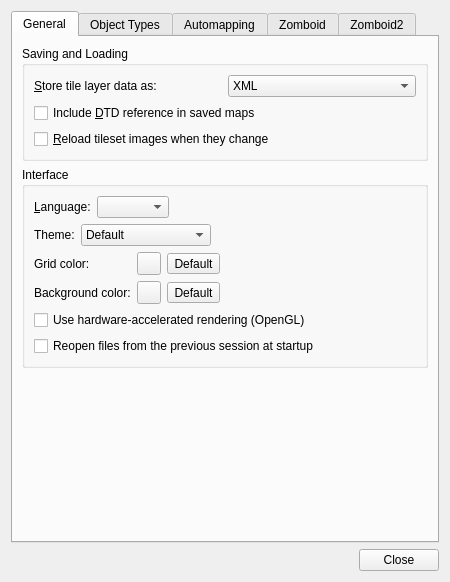
<?xml version="1.0" encoding="UTF-8"?>
<ui version="4.0">
 <class>PreferencesDialog</class>
 <widget class="QDialog" name="PreferencesDialog">
  <property name="geometry">
   <rect>
    <x>0</x>
    <y>0</y>
    <width>462</width>
    <height>491</height>
   </rect>
  </property>
  <property name="windowTitle">
   <string>Preferences</string>
  </property>
  <layout class="QVBoxLayout" name="verticalLayout">
   <property name="sizeConstraint">
    <enum>QLayout::SetFixedSize</enum>
   </property>
   <item>
    <widget class="QTabWidget" name="tabWidget">
     <property name="currentIndex">
      <number>0</number>
     </property>
     <widget class="QWidget" name="tab">
      <attribute name="title">
       <string>General</string>
      </attribute>
      <layout class="QVBoxLayout" name="verticalLayout_2">
       <item>
        <widget class="QGroupBox" name="groupBox">
         <property name="title">
          <string>Saving and Loading</string>
         </property>
         <layout class="QGridLayout" name="gridLayout">
          <item row="0" column="1">
           <widget class="QComboBox" name="layerDataCombo">
            <item>
             <property name="text">
              <string>XML</string>
             </property>
            </item>
            <item>
             <property name="text">
              <string>Base64 (uncompressed)</string>
             </property>
            </item>
            <item>
             <property name="text">
              <string>Base64 (gzip compressed)</string>
             </property>
            </item>
            <item>
             <property name="text">
              <string>Base64 (zlib compressed)</string>
             </property>
            </item>
            <item>
             <property name="text">
              <string>CSV</string>
             </property>
            </item>
           </widget>
          </item>
          <item row="3" column="0" colspan="2">
           <widget class="QCheckBox" name="reloadTilesetImages">
            <property name="text">
             <string>&amp;Reload tileset images when they change</string>
            </property>
           </widget>
          </item>
          <item row="2" column="0" colspan="2">
           <widget class="QCheckBox" name="enableDtd">
            <property name="toolTip">
             <string>Not enabled by default since a reference to an external DTD is known to cause problems with some XML parsers.</string>
            </property>
            <property name="text">
             <string>Include &amp;DTD reference in saved maps</string>
            </property>
           </widget>
          </item>
          <item row="0" column="0">
           <widget class="QLabel" name="label">
            <property name="text">
             <string>&amp;Store tile layer data as:</string>
            </property>
            <property name="buddy">
             <cstring>layerDataCombo</cstring>
            </property>
           </widget>
          </item>
         </layout>
        </widget>
       </item>
       <item>
        <widget class="QGroupBox" name="groupBox_2">
         <property name="title">
          <string>Interface</string>
         </property>
         <layout class="QVBoxLayout" name="verticalLayout_9">
          <property name="sizeConstraint">
           <enum>QLayout::SetDefaultConstraint</enum>
          </property>
          <item>
           <layout class="QHBoxLayout" name="horizontalLayout_3">
            <item>
             <widget class="QLabel" name="label_2">
              <property name="text">
               <string>&amp;Language:</string>
              </property>
              <property name="buddy">
               <cstring>languageCombo</cstring>
              </property>
             </widget>
            </item>
            <item>
             <widget class="QComboBox" name="languageCombo"/>
            </item>
            <item>
             <spacer name="horizontalSpacer_2">
              <property name="orientation">
               <enum>Qt::Horizontal</enum>
              </property>
              <property name="sizeHint" stdset="0">
               <size>
                <width>40</width>
                <height>20</height>
               </size>
              </property>
             </spacer>
            </item>
           </layout>
          </item>
          <item>
           <layout class="QHBoxLayout" name="themeLayout">
            <item>
             <widget class="QLabel" name="themeLabel">
              <property name="text">
               <string>Theme:</string>
              </property>
             </widget>
            </item>
            <item>
             <widget class="QComboBox" name="themeCombo">
              <item>
               <property name="text">
                <string>Default</string>
               </property>
              </item>
              <item>
               <property name="text">
                <string>Breeze (Dark)</string>
               </property>
              </item>
              <item>
               <property name="text">
                <string>QDarkStyle (Dark)</string>
               </property>
              </item>
              <item>
               <property name="text">
                <string>QDarkStyle (Light)</string>
               </property>
              </item>
             </widget>
            </item>
            <item>
             <spacer name="horizontalSpacer_6">
              <property name="orientation">
               <enum>Qt::Horizontal</enum>
              </property>
              <property name="sizeHint" stdset="0">
               <size>
                <width>40</width>
                <height>20</height>
               </size>
              </property>
             </spacer>
            </item>
           </layout>
          </item>
          <item>
           <layout class="QGridLayout" name="gridLayout_2">
            <item row="2" column="2">
             <widget class="QToolButton" name="bgColorReset">
              <property name="text">
               <string>Default</string>
              </property>
             </widget>
            </item>
            <item row="0" column="0">
             <widget class="QLabel" name="label_3">
              <property name="text">
               <string>Grid color:</string>
              </property>
             </widget>
            </item>
            <item row="2" column="1">
             <widget class="Tiled::Internal::ColorButton" name="bgColor"/>
            </item>
            <item row="2" column="0">
             <widget class="QLabel" name="label_5">
              <property name="text">
               <string>Background color:</string>
              </property>
             </widget>
            </item>
            <item row="0" column="1">
             <widget class="Tiled::Internal::ColorButton" name="gridColor"/>
            </item>
            <item row="2" column="3">
             <spacer name="horizontalSpacer_4">
              <property name="orientation">
               <enum>Qt::Horizontal</enum>
              </property>
              <property name="sizeHint" stdset="0">
               <size>
                <width>40</width>
                <height>20</height>
               </size>
              </property>
             </spacer>
            </item>
            <item row="0" column="2">
             <widget class="QToolButton" name="gridColorReset">
              <property name="text">
               <string>Default</string>
              </property>
             </widget>
            </item>
           </layout>
          </item>
          <item>
           <layout class="QHBoxLayout" name="horizontalLayout_5"/>
          </item>
          <item>
           <widget class="QCheckBox" name="openGL">
            <property name="toolTip">
             <string>Draws map tiles on the graphics card when OpenGL 3.3 is available.</string>
            </property>
            <property name="text">
             <string>Use hardware-accelerated rendering (OpenGL)</string>
            </property>
           </widget>
          </item>
          <item>
           <widget class="QCheckBox" name="restoreLastSession">
            <property name="text">
             <string>Reopen files from the previous session at startup</string>
            </property>
            <property name="checked">
             <bool>false</bool>
            </property>
           </widget>
          </item>
         </layout>
        </widget>
       </item>
       <item>
        <spacer name="verticalSpacer">
         <property name="orientation">
          <enum>Qt::Vertical</enum>
         </property>
         <property name="sizeHint" stdset="0">
          <size>
           <width>381</width>
           <height>1</height>
          </size>
         </property>
        </spacer>
       </item>
      </layout>
     </widget>
     <widget class="QWidget" name="tab_2">
      <attribute name="title">
       <string>Object Types</string>
      </attribute>
      <layout class="QVBoxLayout" name="verticalLayout_3">
       <item>
        <widget class="QGroupBox" name="groupBox_3">
         <property name="title">
          <string>Object Types</string>
         </property>
         <layout class="QVBoxLayout" name="verticalLayout_4">
          <item>
           <widget class="QTableView" name="objectTypesTable">
            <property name="selectionBehavior">
             <enum>QAbstractItemView::SelectRows</enum>
            </property>
            <property name="verticalScrollMode">
             <enum>QAbstractItemView::ScrollPerPixel</enum>
            </property>
            <property name="wordWrap">
             <bool>false</bool>
            </property>
            <attribute name="horizontalHeaderHighlightSections">
             <bool>false</bool>
            </attribute>
            <attribute name="verticalHeaderVisible">
             <bool>false</bool>
            </attribute>
            <attribute name="verticalHeaderHighlightSections">
             <bool>false</bool>
            </attribute>
           </widget>
          </item>
          <item>
           <layout class="QHBoxLayout" name="horizontalLayout">
            <item>
             <widget class="QToolButton" name="addObjectTypeButton">
              <property name="toolTip">
               <string>Add Object Type</string>
              </property>
              <property name="text">
               <string>Add</string>
              </property>
              <property name="icon">
               <iconset resource="tiled.qrc">
                <normaloff>:/images/22x22/add.png</normaloff>:/images/22x22/add.png</iconset>
              </property>
              <property name="autoRaise">
               <bool>true</bool>
              </property>
             </widget>
            </item>
            <item>
             <widget class="QToolButton" name="removeObjectTypeButton">
              <property name="enabled">
               <bool>false</bool>
              </property>
              <property name="toolTip">
               <string>Remove Selected Object Types</string>
              </property>
              <property name="text">
               <string>Remove</string>
              </property>
              <property name="icon">
               <iconset resource="tiled.qrc">
                <normaloff>:/images/22x22/remove.png</normaloff>:/images/22x22/remove.png</iconset>
              </property>
              <property name="autoRaise">
               <bool>true</bool>
              </property>
             </widget>
            </item>
            <item>
             <spacer name="horizontalSpacer">
              <property name="orientation">
               <enum>Qt::Horizontal</enum>
              </property>
              <property name="sizeHint" stdset="0">
               <size>
                <width>40</width>
                <height>20</height>
               </size>
              </property>
             </spacer>
            </item>
            <item>
             <widget class="QPushButton" name="importObjectTypesButton">
              <property name="sizePolicy">
               <sizepolicy hsizetype="Minimum" vsizetype="Minimum">
                <horstretch>0</horstretch>
                <verstretch>0</verstretch>
               </sizepolicy>
              </property>
              <property name="text">
               <string>Import...</string>
              </property>
             </widget>
            </item>
            <item>
             <widget class="QPushButton" name="exportObjectTypesButton">
              <property name="sizePolicy">
               <sizepolicy hsizetype="Fixed" vsizetype="Minimum">
                <horstretch>0</horstretch>
                <verstretch>0</verstretch>
               </sizepolicy>
              </property>
              <property name="text">
               <string>Export...</string>
              </property>
             </widget>
            </item>
           </layout>
          </item>
         </layout>
        </widget>
       </item>
      </layout>
     </widget>
     <widget class="QWidget" name="tab_3">
      <attribute name="title">
       <string>Automapping</string>
      </attribute>
      <layout class="QVBoxLayout" name="verticalLayout_5">
       <item>
        <widget class="QCheckBox" name="autoMapWhileDrawing">
         <property name="text">
          <string>Use Automapping, when drawing into layers</string>
         </property>
        </widget>
       </item>
       <item>
        <spacer name="verticalSpacer_3">
         <property name="orientation">
          <enum>Qt::Vertical</enum>
         </property>
         <property name="sizeHint" stdset="0">
          <size>
           <width>20</width>
           <height>40</height>
          </size>
         </property>
        </spacer>
       </item>
      </layout>
     </widget>
     <widget class="QWidget" name="tab_4">
      <attribute name="title">
       <string>Zomboid</string>
      </attribute>
      <layout class="QVBoxLayout" name="verticalLayout_7">
       <item>
        <widget class="QGroupBox" name="configBox">
         <property name="sizePolicy">
          <sizepolicy hsizetype="Preferred" vsizetype="Preferred">
           <horstretch>0</horstretch>
           <verstretch>0</verstretch>
          </sizepolicy>
         </property>
         <property name="title">
          <string>Config Directory</string>
         </property>
         <property name="alignment">
          <set>Qt::AlignLeading|Qt::AlignLeft|Qt::AlignVCenter</set>
         </property>
         <layout class="QVBoxLayout" name="verticalLayout_6">
          <item>
           <widget class="QLabel" name="label_4">
            <property name="text">
             <string>Shared catalog directory containing Tilesets.txt, Rules.txt and Building*.txt. WorldEd, TileZed and BuildingEd use the same path from settings/PZTools.ini.</string>
            </property>
            <property name="wordWrap">
             <bool>true</bool>
            </property>
           </widget>
          </item>
          <item>
           <layout class="QHBoxLayout" name="configLayout">
            <item>
             <widget class="QLineEdit" name="configDirectory">
              <property name="sizePolicy">
               <sizepolicy hsizetype="Expanding" vsizetype="Preferred">
                <horstretch>0</horstretch>
                <verstretch>0</verstretch>
               </sizepolicy>
              </property>
              <property name="readOnly">
               <bool>true</bool>
              </property>
             </widget>
            </item>
            <item>
             <widget class="QPushButton" name="sharedPathsButton">
              <property name="text">
               <string>Change Shared Paths...</string>
              </property>
             </widget>
            </item>
           </layout>
          </item>
         </layout>
        </widget>
       </item>
       <item>
        <widget class="QGroupBox" name="groupBox_4">
         <property name="title">
          <string>Thumbnails Directory</string>
         </property>
         <layout class="QVBoxLayout" name="verticalLayout_10">
          <item>
           <widget class="QLabel" name="label_7">
            <property name="text">
             <string>This is where building and map thumbnail images are stored.  Leave blank to store thumbnails in a subdirectory named .pzeditor in the same directory as each building or map file.</string>
            </property>
            <property name="wordWrap">
             <bool>true</bool>
            </property>
           </widget>
          </item>
          <item>
           <layout class="QHBoxLayout" name="horizontalLayout_4">
            <item>
             <widget class="QLineEdit" name="thumbnailEdit"/>
            </item>
            <item>
             <widget class="QToolButton" name="thumbnailButton">
              <property name="text">
               <string>...</string>
              </property>
             </widget>
            </item>
           </layout>
          </item>
         </layout>
        </widget>
       </item>
       <item>
        <widget class="QGroupBox" name="configBox_2">
         <property name="sizePolicy">
          <sizepolicy hsizetype="Preferred" vsizetype="Preferred">
           <horstretch>0</horstretch>
           <verstretch>0</verstretch>
          </sizepolicy>
         </property>
         <property name="title">
          <string>WorldEd Project Files</string>
         </property>
         <property name="alignment">
          <set>Qt::AlignLeading|Qt::AlignLeft|Qt::AlignVCenter</set>
         </property>
         <layout class="QVBoxLayout" name="verticalLayout_8">
          <item>
           <widget class="QLabel" name="label_6">
            <property name="text">
             <string>Used for adjacent maps and lots.  Restart TileZed to see changes.</string>
            </property>
            <property name="wordWrap">
             <bool>true</bool>
            </property>
           </widget>
          </item>
          <item>
           <widget class="QListWidget" name="listPZW">
            <property name="maximumSize">
             <size>
              <width>16777215</width>
              <height>96</height>
             </size>
            </property>
            <property name="selectionBehavior">
             <enum>QAbstractItemView::SelectRows</enum>
            </property>
           </widget>
          </item>
          <item>
           <layout class="QHBoxLayout" name="horizontalLayout_2">
            <item>
             <widget class="QToolButton" name="addPZW">
              <property name="toolTip">
               <string>Add Project</string>
              </property>
              <property name="text">
               <string>Add</string>
              </property>
              <property name="icon">
               <iconset resource="tiled.qrc">
                <normaloff>:/images/22x22/add.png</normaloff>:/images/22x22/add.png</iconset>
              </property>
              <property name="autoRaise">
               <bool>true</bool>
              </property>
             </widget>
            </item>
            <item>
             <widget class="QToolButton" name="removePZW">
              <property name="enabled">
               <bool>true</bool>
              </property>
              <property name="toolTip">
               <string>Remove Selected Project</string>
              </property>
              <property name="text">
               <string>Remove</string>
              </property>
              <property name="icon">
               <iconset resource="tiled.qrc">
                <normaloff>:/images/22x22/remove.png</normaloff>:/images/22x22/remove.png</iconset>
              </property>
              <property name="autoRaise">
               <bool>true</bool>
              </property>
             </widget>
            </item>
            <item>
             <widget class="QToolButton" name="raisePZW">
              <property name="toolTip">
               <string>Raise Project</string>
              </property>
              <property name="text">
               <string>...</string>
              </property>
              <property name="icon">
               <iconset resource="tiled.qrc">
                <normaloff>:/images/16x16/go-up.png</normaloff>:/images/16x16/go-up.png</iconset>
              </property>
              <property name="toolButtonStyle">
               <enum>Qt::ToolButtonIconOnly</enum>
              </property>
              <property name="autoRaise">
               <bool>true</bool>
              </property>
             </widget>
            </item>
            <item>
             <widget class="QToolButton" name="lowerPZW">
              <property name="toolTip">
               <string>Lower Project</string>
              </property>
              <property name="text">
               <string>...</string>
              </property>
              <property name="icon">
               <iconset resource="tiled.qrc">
                <normaloff>:/images/16x16/go-down.png</normaloff>:/images/16x16/go-down.png</iconset>
              </property>
              <property name="toolButtonStyle">
               <enum>Qt::ToolButtonIconOnly</enum>
              </property>
              <property name="autoRaise">
               <bool>true</bool>
              </property>
             </widget>
            </item>
            <item>
             <spacer name="horizontalSpacer_3">
              <property name="orientation">
               <enum>Qt::Horizontal</enum>
              </property>
              <property name="sizeHint" stdset="0">
               <size>
                <width>40</width>
                <height>20</height>
               </size>
              </property>
             </spacer>
            </item>
           </layout>
          </item>
         </layout>
        </widget>
       </item>
       <item>
        <widget class="QCheckBox" name="showAdjacent">
         <property name="text">
          <string>Show adjacent maps.  Requires closing/opening a map to see changes.</string>
         </property>
        </widget>
       </item>
       <item>
        <spacer name="verticalSpacer_2">
         <property name="orientation">
          <enum>Qt::Vertical</enum>
         </property>
         <property name="sizeHint" stdset="0">
          <size>
           <width>20</width>
           <height>40</height>
          </size>
         </property>
        </spacer>
       </item>
      </layout>
     </widget>
     <widget class="QWidget" name="tab_5">
      <attribute name="title">
       <string>Zomboid2</string>
      </attribute>
      <layout class="QGridLayout" name="gridLayout_3">
       <item row="0" column="0">
        <widget class="QGroupBox" name="tilePropertiesGroupBox">
         <property name="sizePolicy">
          <sizepolicy hsizetype="Preferred" vsizetype="Preferred">
           <horstretch>0</horstretch>
           <verstretch>0</verstretch>
          </sizepolicy>
         </property>
         <property name="title">
          <string>Tile Property Files (.tiles, .tiles.txt)</string>
         </property>
         <property name="alignment">
          <set>Qt::AlignLeading|Qt::AlignLeft|Qt::AlignVCenter</set>
         </property>
         <layout class="QVBoxLayout" name="verticalLayout_11">
          <item>
           <widget class="QListWidget" name="tilePropertiesListWidget">
            <property name="maximumSize">
             <size>
              <width>16777215</width>
              <height>96</height>
             </size>
            </property>
            <property name="selectionBehavior">
             <enum>QAbstractItemView::SelectRows</enum>
            </property>
           </widget>
          </item>
          <item>
           <layout class="QHBoxLayout" name="tilePropertiesLayout">
            <item>
             <widget class="QToolButton" name="addPZPropertiesFile">
              <property name="toolTip">
               <string>Add Project</string>
              </property>
              <property name="text">
               <string>Add</string>
              </property>
              <property name="icon">
               <iconset resource="tiled.qrc">
                <normaloff>:/images/22x22/add.png</normaloff>:/images/22x22/add.png</iconset>
              </property>
              <property name="autoRaise">
               <bool>true</bool>
              </property>
             </widget>
            </item>
            <item>
             <widget class="QToolButton" name="removePZPropertiesFile">
              <property name="enabled">
               <bool>true</bool>
              </property>
              <property name="toolTip">
               <string>Remove Selected Project</string>
              </property>
              <property name="text">
               <string>Remove</string>
              </property>
              <property name="icon">
               <iconset resource="tiled.qrc">
                <normaloff>:/images/22x22/remove.png</normaloff>:/images/22x22/remove.png</iconset>
              </property>
              <property name="autoRaise">
               <bool>true</bool>
              </property>
             </widget>
            </item>
            <item>
             <widget class="QToolButton" name="raisePZPropertiesFile">
              <property name="toolTip">
               <string>Raise Project</string>
              </property>
              <property name="text">
               <string>...</string>
              </property>
              <property name="icon">
               <iconset resource="tiled.qrc">
                <normaloff>:/images/16x16/go-up.png</normaloff>:/images/16x16/go-up.png</iconset>
              </property>
              <property name="toolButtonStyle">
               <enum>Qt::ToolButtonIconOnly</enum>
              </property>
              <property name="autoRaise">
               <bool>true</bool>
              </property>
             </widget>
            </item>
            <item>
             <widget class="QToolButton" name="lowerPZPropertiesFile">
              <property name="toolTip">
               <string>Lower Project</string>
              </property>
              <property name="text">
               <string>...</string>
              </property>
              <property name="icon">
               <iconset resource="tiled.qrc">
                <normaloff>:/images/16x16/go-down.png</normaloff>:/images/16x16/go-down.png</iconset>
              </property>
              <property name="toolButtonStyle">
               <enum>Qt::ToolButtonIconOnly</enum>
              </property>
              <property name="autoRaise">
               <bool>true</bool>
              </property>
             </widget>
            </item>
            <item>
             <spacer name="horizontalSpacer_5">
              <property name="orientation">
               <enum>Qt::Horizontal</enum>
              </property>
              <property name="sizeHint" stdset="0">
               <size>
                <width>40</width>
                <height>20</height>
               </size>
              </property>
             </spacer>
            </item>
           </layout>
          </item>
          <item>
           <spacer name="tilePropertiesSpacer">
            <property name="orientation">
             <enum>Qt::Vertical</enum>
            </property>
            <property name="sizeHint" stdset="0">
             <size>
              <width>20</width>
              <height>40</height>
             </size>
            </property>
           </spacer>
          </item>
         </layout>
        </widget>
       </item>
      </layout>
     </widget>
    </widget>
   </item>
   <item>
    <widget class="QDialogButtonBox" name="buttonBox">
     <property name="orientation">
      <enum>Qt::Horizontal</enum>
     </property>
     <property name="standardButtons">
      <set>QDialogButtonBox::Close</set>
     </property>
    </widget>
   </item>
  </layout>
 </widget>
 <customwidgets>
  <customwidget>
   <class>Tiled::Internal::ColorButton</class>
   <extends>QToolButton</extends>
   <header location="global">colorbutton.h</header>
  </customwidget>
 </customwidgets>
 <tabstops>
  <tabstop>layerDataCombo</tabstop>
  <tabstop>enableDtd</tabstop>
  <tabstop>reloadTilesetImages</tabstop>
  <tabstop>openGL</tabstop>
  <tabstop>objectTypesTable</tabstop>
  <tabstop>addObjectTypeButton</tabstop>
  <tabstop>removeObjectTypeButton</tabstop>
  <tabstop>importObjectTypesButton</tabstop>
  <tabstop>exportObjectTypesButton</tabstop>
  <tabstop>autoMapWhileDrawing</tabstop>
  <tabstop>buttonBox</tabstop>
 </tabstops>
 <resources>
  <include location="tiled.qrc"/>
 </resources>
 <connections>
  <connection>
   <sender>buttonBox</sender>
   <signal>rejected()</signal>
   <receiver>PreferencesDialog</receiver>
   <slot>reject()</slot>
   <hints>
    <hint type="sourcelabel">
     <x>322</x>
     <y>481</y>
    </hint>
    <hint type="destinationlabel">
     <x>315</x>
     <y>312</y>
    </hint>
   </hints>
  </connection>
 </connections>
 <designerdata>
  <property name="gridDeltaX">
   <number>10</number>
  </property>
  <property name="gridDeltaY">
   <number>10</number>
  </property>
  <property name="gridSnapX">
   <bool>true</bool>
  </property>
  <property name="gridSnapY">
   <bool>true</bool>
  </property>
  <property name="gridVisible">
   <bool>true</bool>
  </property>
 </designerdata>
</ui>
